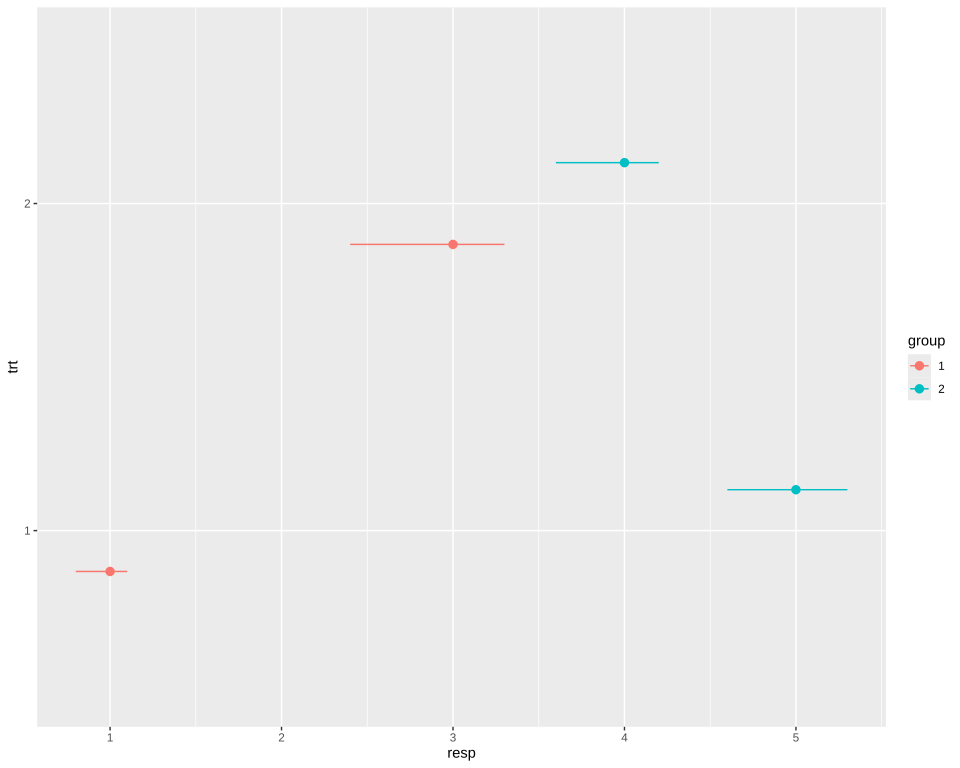

R code for this plot:
# The plot test/golden/dodge_pointrange_flipped.svg draws, drawn by ggplot2 itself, as ggplot2's own visual tests
# draw their snapshots: the independent check on that golden whenever it changes. The suite never
# runs this; it needs R, ggplot2 and vdiffr, saved as the Docker image giggly-r:ggplot2-4.0.3. From
# the repository's root:
#
#   docker run --rm -v "$PWD/test/golden":/golden:ro giggly-r:ggplot2-4.0.3 \
#     Rscript /golden/dodge_pointrange_flipped.R > dodge_pointrange_flipped.ggplot2.svg
#
# and compare the two drawings element by element, as test/golden/point.R does.
#
# Point ranges across the panel dodged along y within position_dodge(width = 0.5).
# First checked with ggplot2 4.0.3 and vdiffr 1.0.9: every element and clip path matches, the x
# axis drawn before the y as in test/golden/point.R.

library(ggplot2)

df <- data.frame(
  trt = factor(c(1, 1, 2, 2)),
  resp = c(1, 5, 3, 4),
  group = factor(c(1, 2, 1, 2)),
  upper = c(1.1, 5.3, 3.3, 4.2),
  lower = c(0.8, 4.6, 2.4, 3.6)
)

plot <- ggplot(df, aes(resp, trt, colour = group)) +
  geom_pointrange(aes(xmin = lower, xmax = upper), position = position_dodge(width = 0.5)) +
  theme_gray()

file <- tempfile(fileext = ".svg")
vdiffr::write_svg(plot, file)
cat(readLines(file), sep = "\n")
